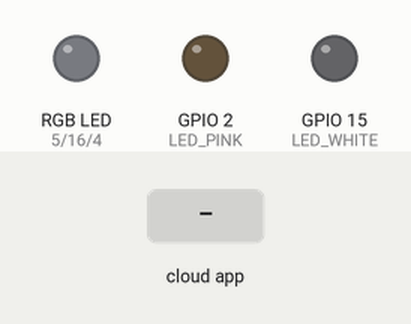
The sketch below on a simulated ESP8266 (NodeMCU). Parts: an RGB LED mixed from three pins (HIGH = lit), output pins drawn as LEDs (lit = HIGH). The inputs (shaded band) are chosen by the test bench. Dim RGB values are drawn brighter than linear; WiFi joins after 1.5 s; servers stay silent unless stated; what the sketch prints to the serial monitor is not drawn.

Above: at 2.7 s.
2.8 s: the phone or cloud app sets TV.luz.roja to 1
At 3.5 s:
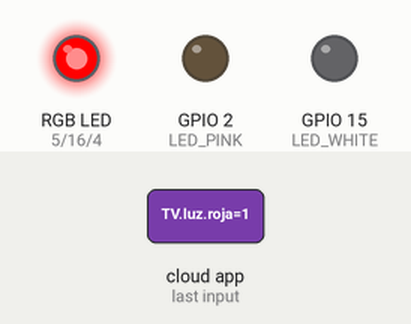
4.3 s: the phone or cloud app sets TV.luz.verde to 1
At 4.7 s:
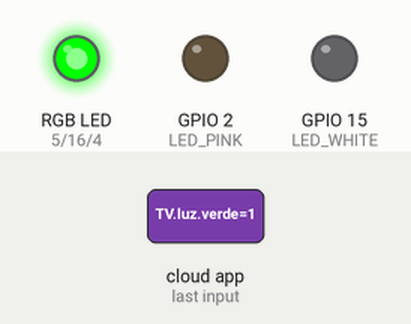
5.8 s: the phone or cloud app sets TV.luz.Azul to 1
At 7.0 s:
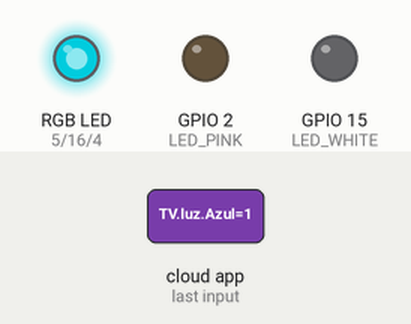
7.3 s: the phone or cloud app sets TV.luz.rosa to 1
At 8.2 s:
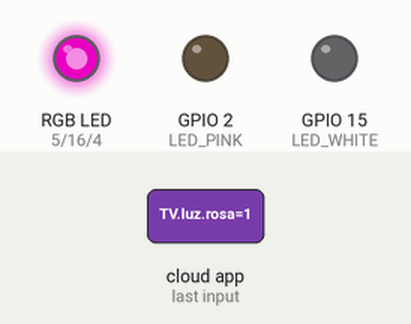
8.8 s: the phone or cloud app sets TV.luz.blanca to 1
At 9.3 s:
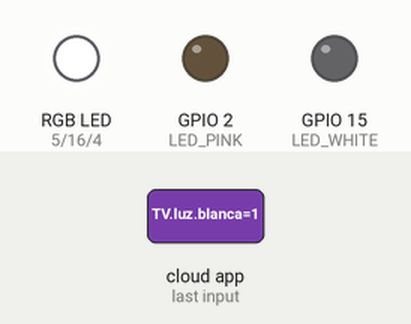
10.3 s: the phone or cloud app sets TV.luz.roja to 1
At 11.7 s:
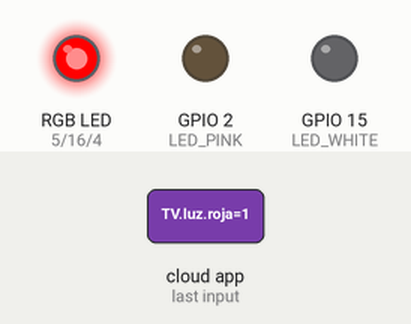
Timing chart, 0 to 12.8 s (numbered marks = the images above; inputs shaded):
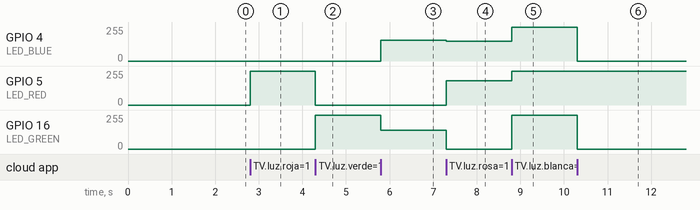

Measured:
- after the input at 2.8 s, GPIO 5 (LED_RED): 0/255 → 255/255 at once
- after the input at 4.3 s, GPIO 5 (LED_RED): 255/255 → 0/255 at once; GPIO 16 (LED_GREEN): 0/255 → 255/255 at once
- after the input at 5.8 s, GPIO 4 (LED_BLUE): 0/255 → 155/255 at once; GPIO 16 (LED_GREEN): 255/255 → 142/255 at once
- after the input at 7.3 s, GPIO 4 (LED_BLUE): 155/255 → 150/255 at once; GPIO 5 (LED_RED): 0/255 → 181/255 at once; GPIO 16 (LED_GREEN): 142/255 → 0/255 at once
- after the input at 8.8 s, GPIO 4 (LED_BLUE): 150/255 → 255/255 at once; GPIO 5 (LED_RED): 181/255 → 255/255 at once; GPIO 16 (LED_GREEN): 0/255 → 255/255 at once
- after the input at 10.3 s, GPIO 4 (LED_BLUE), GPIO 16 (LED_GREEN): 255/255 → 0/255 at once

The sketch:

fauxmoESP_LedsRGB.ino
```cpp
#include <Arduino.h>
#include <ESP8266WiFi.h>
#include "fauxmoESP.h"

// Rename the credentials.sample.h file to credentials.h and
// edit it according to your router configuration


fauxmoESP fauxmo;

// -----------------------------------------------------------------------------

#define WIFI_SSID "SANDO_2.4"
#define WIFI_PASS "Tgbed259A"
#define SERIAL_BAUDRATE     115200

#define LED_RED             5
#define LED_GREEN           16
#define LED_BLUE            4
#define LED_PINK            2
#define LED_WHITE           15

#define ID_RED              "TV luz roja"
#define ID_GREEN            "TV luz verde"
#define ID_BLUE             "TV luz Azul"
#define ID_PINK             "TV luz rosa"
#define ID_WHITE            "TV luz blanca"

// -----------------------------------------------------------------------------

// -----------------------------------------------------------------------------
// Wifi
// -----------------------------------------------------------------------------

void wifiSetup() {

    // Set WIFI module to STA mode
    WiFi.mode(WIFI_STA);

    // Connect
    Serial.printf("[WIFI] Connecting to %s ", WIFI_SSID);
    WiFi.begin(WIFI_SSID, WIFI_PASS);

    // Wait
    while (WiFi.status() != WL_CONNECTED) {
        Serial.print(".");
        delay(100);
    }
    Serial.println();

    // Connected!
    Serial.printf("[WIFI] STATION Mode, SSID: %s, IP address: %s\n", WiFi.SSID().c_str(), WiFi.localIP().toString().c_str());

}

void setup() {

    // Init serial port and clean garbage
    Serial.begin(SERIAL_BAUDRATE);
    Serial.println();
    Serial.println();

    // LEDs
    pinMode(LED_RED, OUTPUT);
    pinMode(LED_GREEN, OUTPUT);
    pinMode(LED_BLUE, OUTPUT);
    pinMode(LED_PINK, OUTPUT);
    pinMode(LED_WHITE, OUTPUT);
    analogWrite(LED_RED, 0);
    analogWrite(LED_GREEN, 0);
    analogWrite(LED_BLUE, 0);
    analogWrite(LED_PINK, 0);
    analogWrite(LED_WHITE, 0);

    // Wifi
    wifiSetup();

    // By default, fauxmoESP creates it's own webserver on the defined port
    // The TCP port must be 80 for gen3 devices (default is 1901)
    // This has to be done before the call to enable()
    fauxmo.createServer(true); // not needed, this is the default value
    fauxmo.setPort(80); // This is required for gen3 devices

    // You have to call enable(true) once you have a WiFi connection
    // You can enable or disable the library at any moment
    // Disabling it will prevent the devices from being discovered and switched
    fauxmo.enable(true);

    // You can use different ways to invoke alexa to modify the devices state:
    // "Alexa, turn yellow lamp on"
    // "Alexa, turn on yellow lamp
    // "Alexa, set yellow lamp to fifty" (50 means 50% of brightness, note, this example does not use this functionality)

    // Add virtual devices
    fauxmo.addDevice(ID_RED);
    fauxmo.addDevice(ID_GREEN);
    fauxmo.addDevice(ID_BLUE);
    fauxmo.addDevice(ID_PINK);
    fauxmo.addDevice(ID_WHITE);

    fauxmo.onSetState([](unsigned char device_id, const char * device_name, bool state, unsigned char value) {

        // Callback when a command from Alexa is received.
        // You can use device_id or device_name to choose the element to perform an action onto (relay, LED,...)
        // State is a boolean (ON/OFF) and value a number from 0 to 255 (if you say "set kitchen light to 50%" you will receive a 128 here).
        // Just remember not to delay too much here, this is a callback, exit as soon as possible.
        // If you have to do something more involved here set a flag and process it in your main loop.

        Serial.printf("[MAIN] Device #%d (%s) state: %s value: %d\n", device_id, device_name, state ? "ON" : "OFF", value);

        // Checking for device_id is simpler if you are certain about the order they are loaded and it does not change.
        // Otherwise comparing the device_name is safer.

        if (strcmp(device_name, ID_RED)==0) {
            analogWrite(LED_RED, state ? value : 0);
            analogWrite(LED_GREEN, 0);
            analogWrite(LED_BLUE, 0);
        } else if (strcmp(device_name, ID_GREEN)==0) {
            analogWrite(LED_GREEN, state ? value : 0);
            analogWrite(LED_RED, 0);
            analogWrite(LED_BLUE, 0);
        } else if (strcmp(device_name, ID_BLUE)==0) {
            analogWrite(LED_GREEN,state ? value * .56 : 0 );
            analogWrite(LED_RED, 0);
            analogWrite(LED_BLUE, state ? value * .61 : 0);
        } else if (strcmp(device_name, ID_PINK)==0) {
            analogWrite(LED_GREEN, state ? 0 : 0 );
            analogWrite(LED_RED,  state ? value * .71 : 0);
            analogWrite(LED_BLUE, state ? value * .59 : 0);
        } else if (strcmp(device_name, ID_WHITE)==0) {
            analogWrite(LED_GREEN, state ? value : 0 );
            analogWrite(LED_RED,  state ? value : 0);
            analogWrite(LED_BLUE,  state ? value : 0);
        }

    });

}

void loop() {

    // fauxmoESP uses an async TCP server but a sync UDP server
    // Therefore, we have to manually poll for UDP packets
    fauxmo.handle();

    // This is a sample code to output free heap every 5 seconds
    // This is a cheap way to detect memory leaks
    static unsigned long last = millis();
    if (millis() - last > 5000) {
        last = millis();
        Serial.printf("[MAIN] Free heap: %d bytes\n", ESP.getFreeHeap());
    }

    // If your device state is changed by any other means (MQTT, physical button,...)
    // you can instruct the library to report the new state to Alexa on next request:
    // fauxmo.setState(ID_YELLOW, true, 255);

}
```
